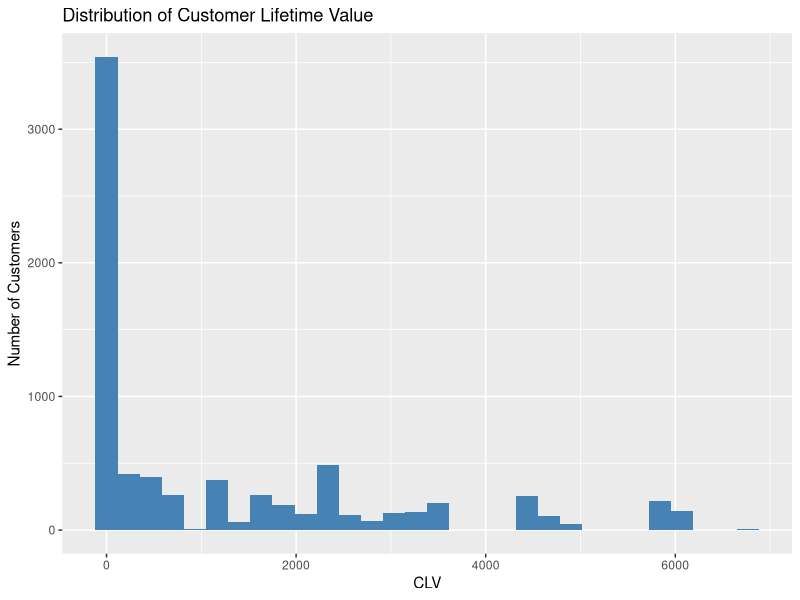

Source code (R):
## ---- chunk 1
# Load Packages
library(readxl)
library(dplyr)
library(lubridate)
library(car)
## ---- chunk 2
# Load datasets
customers <- read_excel("Customer.xlsx")
sales <- read_excel("Sales.xlsx")
product <- read_excel("Product.xlsx")
territories <- read_excel("Territories.xlsx")
## ---- chunk 3
# OrderDate column into Date format
sales <- sales %>%
  mutate(OrderDate = as.Date(OrderDate))

# join sales with customers and territories datasets
# filter for sales only in the United States
sales_data_us <- sales %>%
  left_join(customers, by = "CustomerKey") %>%
  left_join(territories, by = "SalesTerritoryKey") %>%
  filter(Country == "United States")

# make analysis date 1 day after latest transaction 
analysis_date <- max(sales_data_us$OrderDate, na.rm = TRUE) + 1
## ---- chunk 4
# RFM
rfm <- sales_data_us %>%
  group_by(CustomerKey) %>%
  summarise(
    Recency = as.numeric(analysis_date - max(OrderDate, na.rm = TRUE)),
    Frequency = n_distinct(SalesOrderNumber),  # Count of unique orders
    Monetary = sum(SalesAmount, na.rm = TRUE)
  )

rfm <- rfm %>%
  mutate(
    R_Score = ntile(-Recency, 5),   # Q1 = Least recent, Q5 = Most recent
    F_Score = ntile(Frequency, 5),  # Q1 = Least frequent, Q5 = Most frequent
    M_Score = ntile(Monetary, 5),   # Q1 = Least total spent, Q5 = Most total spent
    RFM_Score = R_Score * 100 + F_Score * 10 + M_Score  # Optional combined score
  )

head(rfm)
## ---- chunk 5
# CLV Calculation (Basic Total Revenue Approach)

clv <- sales_data_us %>%
  group_by(CustomerKey) %>%
  summarise(
    CLV_TotalRevenue = sum(SalesAmount, na.rm = TRUE),            # total lifetime spend
    FirstPurchase = min(OrderDate, na.rm = TRUE),
    LastPurchase = max(OrderDate, na.rm = TRUE),
    NumOrders = n_distinct(SalesOrderNumber),                      # frequency of orders
    AvgOrderValue = CLV_TotalRevenue / NumOrders
  ) %>%
  mutate(
    LifespanDays = as.numeric(LastPurchase - FirstPurchase),
    LifespanMonths = LifespanDays / 30.44,  # rough average month
    MonthlyValue = ifelse(LifespanMonths > 0, CLV_TotalRevenue / LifespanMonths, CLV_TotalRevenue)
  )
## ---- chunk 6
clv_segmented <- clv %>%
  mutate(
    CLV_Quintile = ntile(CLV_TotalRevenue, 5),  # Q1 = lowest CLV, Q5 = highest
    CLV_Segment = case_when(
      CLV_Quintile == 5 ~ "Top 20% (High CLV)",
      CLV_Quintile == 4 ~ "Upper-Mid",
      CLV_Quintile == 3 ~ "Middle",
      CLV_Quintile == 2 ~ "Lower-Mid",
      TRUE              ~ "Bottom 20% (Low CLV)"
    )
  )

## ---- chunk 7
# Visualize CLV

library(ggplot2)

ggplot(clv_segmented, aes(x = CLV_TotalRevenue)) +
  geom_histogram(bins = 30, fill = "steelblue") +
  labs(title = "Distribution of Customer Lifetime Value", x = "CLV", y = "Number of Customers")

## ---- chunk 8
rfm_clv <- rfm %>%
  left_join(clv, by = "CustomerKey")

rfm_clv %>%
  select(Recency, Frequency, Monetary, CLV_TotalRevenue) %>%
  cor(use = "complete.obs")

model <- lm(CLV_TotalRevenue ~ Recency + Frequency + Monetary, data = rfm_clv)
summary(model)

## ---- chunk 9
rfm_clv_segmented <- rfm %>%
  left_join(clv_segmented, by = "CustomerKey")

# Customers in Top CLV Quintile
top_clv_customers <- rfm_clv_segmented %>%
  filter(CLV_Quintile == 5) %>%
  select(CustomerKey)

# Customers with RFM Score at least 444
top_rfm_customers <- rfm_clv_segmented %>%
  filter(R_Score >= 4, F_Score >= 4, M_Score >= 4) %>%
  select(CustomerKey)

# Customers who are in both Top RFM and CLV
top_both_customers <- rfm_clv_segmented %>%
  filter(R_Score >= 4, F_Score >= 4, M_Score >= 4, CLV_Quintile == 5) %>%
  select(CustomerKey)

## ---- chunk 10
vif(model) # check for multicollinearity (not an issue here)
## ---- chunk 11
# Write a CSV of the segmented data
write.csv(rfm_clv_segmented, "rfm_clv_segmented.csv", row.names = FALSE)
